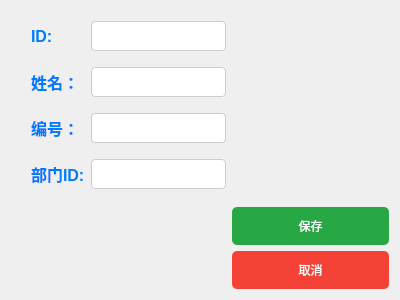
<?xml version="1.0" encoding="UTF-8"?>
<ui version="4.0">
 <class>DoctorEditView</class>
 <widget class="QWidget" name="DoctorEditView">
  <property name="geometry">
   <rect>
    <x>0</x>
    <y>0</y>
    <width>400</width>
    <height>300</height>
   </rect>
  </property>
  <property name="windowTitle">
   <string>Form</string>
  </property>
  <layout class="QGridLayout" name="gridLayout_4">
   <item row="0" column="0">
    <layout class="QGridLayout" name="gridLayout_3">
     <item row="0" column="0">
      <spacer name="verticalSpacer">
       <property name="styleSheet">
        <string notr="true">/* 整体窗口背景颜色 */
QWidget#DoctorEditView {
    background-color: #ffffff; /* 白色背景 */
    font-family: &quot;Microsoft YaHei UI&quot;, sans-serif; /* 使用微软雅黑字体 */
    font-size: 12pt;
    border-radius: 5px; /* 圆角 */
    padding: 20px; /* 内边距 */
}

/* 标签样式 */
QLabel {
    font-size: 12pt;
    font-weight: bold;
    color: #007BFF; /* 蓝色字体 */
}

/* 输入框样式 */
QLineEdit {
    border: 1px solid #ccc; /* 边框颜色 */
    border-radius: 4px; /* 圆角 */
    padding: 5px;
    background-color: white;
    font-size: 14px;
}

/* 聚焦时 QLineEdit 样式 */
QLineEdit:focus {
    border-color: #007BFF; /* 聚焦时的边框颜色 */
    box-shadow: 0 0 5px rgba(0, 123, 255, 0.5); /* 聚焦时的阴影效果 */
}

/* 按钮样式 */
QPushButton {
    background-color: #007BFF; /* 蓝色背景 */
    color: white;
    border: none;
    border-radius: 5px; /* 圆角 */
    padding: 10px 20px; /* 按钮内边距 */
    font-size: 12px;
    cursor: pointer; /* 鼠标悬停时变成手型 */
}

/* 按钮悬停时的样式 */
QPushButton:hover {
    background-color: #0056b3; /* 悬停时的背景颜色 */
}

/* 保存按钮的特定样式 */
QPushButton#pushButton {
    background-color: #28a745; /* 绿色背景 */
}

QPushButton#pushButton:hover {
    background-color: #218838; /* 悬停时的绿色背景 */
}

/* 取消按钮的特定样式 */
QPushButton#pushButton_2 {
    background-color: #f44336; /* 红色背景 */
}

QPushButton#pushButton_2:hover {
    background-color: #d32f2f; /* 悬停时的红色背景 */
}

/* 布局间距 */
QGridLayout {
    margin: 20px;
    spacing: 10px; /* 控件之间的间距 */
}

/* 输入框和标签之间的间距 */
QGridLayout QLabel, QGridLayout QLineEdit {
    margin-bottom: 10px;
}

/* 添加间隔的样式 */
QSpacerItem {
    background-color: transparent;
}
</string>
       </property>
       <property name="orientation">
        <enum>Qt::Orientation::Vertical</enum>
       </property>
       <property name="sizeHint" stdset="0">
        <size>
         <width>20</width>
         <height>178</height>
        </size>
       </property>
      </spacer>
     </item>
     <item row="1" column="0">
      <layout class="QGridLayout" name="gridLayout_2"/>
     </item>
    </layout>
   </item>
   <item row="1" column="2">
    <widget class="QPushButton" name="pushButton">
     <property name="styleSheet">
      <string notr="true">/* 整体窗口背景颜色 */
QWidget#DoctorEditView {
    background-color: #ffffff; /* 白色背景 */
    font-family: &quot;Microsoft YaHei UI&quot;, sans-serif; /* 使用微软雅黑字体 */
    font-size: 12pt;
    border-radius: 5px; /* 圆角 */
    padding: 20px; /* 内边距 */
}

/* 标签样式 */
QLabel {
    font-size: 12pt;
    font-weight: bold;
    color: #007BFF; /* 蓝色字体 */
}

/* 输入框样式 */
QLineEdit {
    border: 1px solid #ccc; /* 边框颜色 */
    border-radius: 4px; /* 圆角 */
    padding: 5px;
    background-color: white;
    font-size: 14px;
}

/* 聚焦时 QLineEdit 样式 */
QLineEdit:focus {
    border-color: #007BFF; /* 聚焦时的边框颜色 */
    box-shadow: 0 0 5px rgba(0, 123, 255, 0.5); /* 聚焦时的阴影效果 */
}

/* 按钮样式 */
QPushButton {
    background-color: #007BFF; /* 蓝色背景 */
    color: white;
    border: none;
    border-radius: 5px; /* 圆角 */
    padding: 10px 20px; /* 按钮内边距 */
    font-size: 12px;
    cursor: pointer; /* 鼠标悬停时变成手型 */
}

/* 按钮悬停时的样式 */
QPushButton:hover {
    background-color: #0056b3; /* 悬停时的背景颜色 */
}

/* 保存按钮的特定样式 */
QPushButton#pushButton {
    background-color: #28a745; /* 绿色背景 */
}

QPushButton#pushButton:hover {
    background-color: #218838; /* 悬停时的绿色背景 */
}

/* 取消按钮的特定样式 */
QPushButton#pushButton_2 {
    background-color: #f44336; /* 红色背景 */
}

QPushButton#pushButton_2:hover {
    background-color: #d32f2f; /* 悬停时的红色背景 */
}

/* 布局间距 */
QGridLayout {
    margin: 20px;
    spacing: 10px; /* 控件之间的间距 */
}

/* 输入框和标签之间的间距 */
QGridLayout QLabel, QGridLayout QLineEdit {
    margin-bottom: 10px;
}

/* 添加间隔的样式 */
QSpacerItem {
    background-color: transparent;
}
</string>
     </property>
     <property name="text">
      <string>保存</string>
     </property>
    </widget>
   </item>
   <item row="2" column="2">
    <widget class="QPushButton" name="pushButton_2">
     <property name="styleSheet">
      <string notr="true">/* 整体窗口背景颜色 */
QWidget#DoctorEditView {
    background-color: #ffffff; /* 白色背景 */
    font-family: &quot;Microsoft YaHei UI&quot;, sans-serif; /* 使用微软雅黑字体 */
    font-size: 12pt;
    border-radius: 5px; /* 圆角 */
    padding: 20px; /* 内边距 */
}

/* 标签样式 */
QLabel {
    font-size: 12pt;
    font-weight: bold;
    color: #007BFF; /* 蓝色字体 */
}

/* 输入框样式 */
QLineEdit {
    border: 1px solid #ccc; /* 边框颜色 */
    border-radius: 4px; /* 圆角 */
    padding: 5px;
    background-color: white;
    font-size: 14px;
}

/* 聚焦时 QLineEdit 样式 */
QLineEdit:focus {
    border-color: #007BFF; /* 聚焦时的边框颜色 */
    box-shadow: 0 0 5px rgba(0, 123, 255, 0.5); /* 聚焦时的阴影效果 */
}

/* 按钮样式 */
QPushButton {
    background-color: #007BFF; /* 蓝色背景 */
    color: white;
    border: none;
    border-radius: 5px; /* 圆角 */
    padding: 10px 20px; /* 按钮内边距 */
    font-size: 12px;
    cursor: pointer; /* 鼠标悬停时变成手型 */
}

/* 按钮悬停时的样式 */
QPushButton:hover {
    background-color: #0056b3; /* 悬停时的背景颜色 */
}

/* 保存按钮的特定样式 */
QPushButton#pushButton {
    background-color: #28a745; /* 绿色背景 */
}

QPushButton#pushButton:hover {
    background-color: #218838; /* 悬停时的绿色背景 */
}

/* 取消按钮的特定样式 */
QPushButton#pushButton_2 {
    background-color: #f44336; /* 红色背景 */
}

QPushButton#pushButton_2:hover {
    background-color: #d32f2f; /* 悬停时的红色背景 */
}

/* 布局间距 */
QGridLayout {
    margin: 20px;
    spacing: 10px; /* 控件之间的间距 */
}

/* 输入框和标签之间的间距 */
QGridLayout QLabel, QGridLayout QLineEdit {
    margin-bottom: 10px;
}

/* 添加间隔的样式 */
QSpacerItem {
    background-color: transparent;
}
</string>
     </property>
     <property name="text">
      <string>取消</string>
     </property>
    </widget>
   </item>
   <item row="0" column="2">
    <spacer name="horizontalSpacer_2">
     <property name="styleSheet">
      <string notr="true">/* 整体窗口背景颜色 */
QWidget#DoctorEditView {
    background-color: #ffffff; /* 白色背景 */
    font-family: &quot;Microsoft YaHei UI&quot;, sans-serif; /* 使用微软雅黑字体 */
    font-size: 12pt;
    border-radius: 5px; /* 圆角 */
    padding: 20px; /* 内边距 */
}

/* 标签样式 */
QLabel {
    font-size: 12pt;
    font-weight: bold;
    color: #007BFF; /* 蓝色字体 */
}

/* 输入框样式 */
QLineEdit {
    border: 1px solid #ccc; /* 边框颜色 */
    border-radius: 4px; /* 圆角 */
    padding: 5px;
    background-color: white;
    font-size: 14px;
}

/* 聚焦时 QLineEdit 样式 */
QLineEdit:focus {
    border-color: #007BFF; /* 聚焦时的边框颜色 */
    box-shadow: 0 0 5px rgba(0, 123, 255, 0.5); /* 聚焦时的阴影效果 */
}

/* 按钮样式 */
QPushButton {
    background-color: #007BFF; /* 蓝色背景 */
    color: white;
    border: none;
    border-radius: 5px; /* 圆角 */
    padding: 10px 20px; /* 按钮内边距 */
    font-size: 12px;
    cursor: pointer; /* 鼠标悬停时变成手型 */
}

/* 按钮悬停时的样式 */
QPushButton:hover {
    background-color: #0056b3; /* 悬停时的背景颜色 */
}

/* 保存按钮的特定样式 */
QPushButton#pushButton {
    background-color: #28a745; /* 绿色背景 */
}

QPushButton#pushButton:hover {
    background-color: #218838; /* 悬停时的绿色背景 */
}

/* 取消按钮的特定样式 */
QPushButton#pushButton_2 {
    background-color: #f44336; /* 红色背景 */
}

QPushButton#pushButton_2:hover {
    background-color: #d32f2f; /* 悬停时的红色背景 */
}

/* 布局间距 */
QGridLayout {
    margin: 20px;
    spacing: 10px; /* 控件之间的间距 */
}

/* 输入框和标签之间的间距 */
QGridLayout QLabel, QGridLayout QLineEdit {
    margin-bottom: 10px;
}

/* 添加间隔的样式 */
QSpacerItem {
    background-color: transparent;
}
</string>
     </property>
     <property name="orientation">
      <enum>Qt::Orientation::Horizontal</enum>
     </property>
     <property name="sizeHint" stdset="0">
      <size>
       <width>156</width>
       <height>20</height>
      </size>
     </property>
    </spacer>
   </item>
   <item row="0" column="1">
    <layout class="QGridLayout" name="gridLayout">
     <item row="0" column="0">
      <widget class="QLabel" name="label">
       <property name="styleSheet">
        <string notr="true">/* 整体窗口背景颜色 */
QWidget#DoctorEditView {
    background-color: #ffffff; /* 白色背景 */
    font-family: &quot;Microsoft YaHei UI&quot;, sans-serif; /* 使用微软雅黑字体 */
    font-size: 12pt;
    border-radius: 5px; /* 圆角 */
    padding: 20px; /* 内边距 */
}

/* 标签样式 */
QLabel {
    font-size: 12pt;
    font-weight: bold;
    color: #007BFF; /* 蓝色字体 */
}

/* 输入框样式 */
QLineEdit {
    border: 1px solid #ccc; /* 边框颜色 */
    border-radius: 4px; /* 圆角 */
    padding: 5px;
    background-color: white;
    font-size: 14px;
}

/* 聚焦时 QLineEdit 样式 */
QLineEdit:focus {
    border-color: #007BFF; /* 聚焦时的边框颜色 */
    box-shadow: 0 0 5px rgba(0, 123, 255, 0.5); /* 聚焦时的阴影效果 */
}

/* 按钮样式 */
QPushButton {
    background-color: #007BFF; /* 蓝色背景 */
    color: white;
    border: none;
    border-radius: 5px; /* 圆角 */
    padding: 10px 20px; /* 按钮内边距 */
    font-size: 12px;
    cursor: pointer; /* 鼠标悬停时变成手型 */
}

/* 按钮悬停时的样式 */
QPushButton:hover {
    background-color: #0056b3; /* 悬停时的背景颜色 */
}

/* 保存按钮的特定样式 */
QPushButton#pushButton {
    background-color: #28a745; /* 绿色背景 */
}

QPushButton#pushButton:hover {
    background-color: #218838; /* 悬停时的绿色背景 */
}

/* 取消按钮的特定样式 */
QPushButton#pushButton_2 {
    background-color: #f44336; /* 红色背景 */
}

QPushButton#pushButton_2:hover {
    background-color: #d32f2f; /* 悬停时的红色背景 */
}

/* 布局间距 */
QGridLayout {
    margin: 20px;
    spacing: 10px; /* 控件之间的间距 */
}

/* 输入框和标签之间的间距 */
QGridLayout QLabel, QGridLayout QLineEdit {
    margin-bottom: 10px;
}

/* 添加间隔的样式 */
QSpacerItem {
    background-color: transparent;
}
</string>
       </property>
       <property name="text">
        <string>ID:</string>
       </property>
      </widget>
     </item>
     <item row="0" column="1">
      <widget class="QLineEdit" name="dbEditID">
       <property name="styleSheet">
        <string notr="true">/* 整体窗口背景颜色 */
QWidget#DoctorEditView {
    background-color: #ffffff; /* 白色背景 */
    font-family: &quot;Microsoft YaHei UI&quot;, sans-serif; /* 使用微软雅黑字体 */
    font-size: 12pt;
    border-radius: 5px; /* 圆角 */
    padding: 20px; /* 内边距 */
}

/* 标签样式 */
QLabel {
    font-size: 12pt;
    font-weight: bold;
    color: #007BFF; /* 蓝色字体 */
}

/* 输入框样式 */
QLineEdit {
    border: 1px solid #ccc; /* 边框颜色 */
    border-radius: 4px; /* 圆角 */
    padding: 5px;
    background-color: white;
    font-size: 14px;
}

/* 聚焦时 QLineEdit 样式 */
QLineEdit:focus {
    border-color: #007BFF; /* 聚焦时的边框颜色 */
    box-shadow: 0 0 5px rgba(0, 123, 255, 0.5); /* 聚焦时的阴影效果 */
}

/* 按钮样式 */
QPushButton {
    background-color: #007BFF; /* 蓝色背景 */
    color: white;
    border: none;
    border-radius: 5px; /* 圆角 */
    padding: 10px 20px; /* 按钮内边距 */
    font-size: 12px;
    cursor: pointer; /* 鼠标悬停时变成手型 */
}

/* 按钮悬停时的样式 */
QPushButton:hover {
    background-color: #0056b3; /* 悬停时的背景颜色 */
}

/* 保存按钮的特定样式 */
QPushButton#pushButton {
    background-color: #28a745; /* 绿色背景 */
}

QPushButton#pushButton:hover {
    background-color: #218838; /* 悬停时的绿色背景 */
}

/* 取消按钮的特定样式 */
QPushButton#pushButton_2 {
    background-color: #f44336; /* 红色背景 */
}

QPushButton#pushButton_2:hover {
    background-color: #d32f2f; /* 悬停时的红色背景 */
}

/* 布局间距 */
QGridLayout {
    margin: 20px;
    spacing: 10px; /* 控件之间的间距 */
}

/* 输入框和标签之间的间距 */
QGridLayout QLabel, QGridLayout QLineEdit {
    margin-bottom: 10px;
}

/* 添加间隔的样式 */
QSpacerItem {
    background-color: transparent;
}
</string>
       </property>
      </widget>
     </item>
     <item row="2" column="1">
      <widget class="QLineEdit" name="dbEditEmployeeNo">
       <property name="styleSheet">
        <string notr="true">/* 整体窗口背景颜色 */
QWidget#DoctorEditView {
    background-color: #ffffff; /* 白色背景 */
    font-family: &quot;Microsoft YaHei UI&quot;, sans-serif; /* 使用微软雅黑字体 */
    font-size: 12pt;
    border-radius: 5px; /* 圆角 */
    padding: 20px; /* 内边距 */
}

/* 标签样式 */
QLabel {
    font-size: 12pt;
    font-weight: bold;
    color: #007BFF; /* 蓝色字体 */
}

/* 输入框样式 */
QLineEdit {
    border: 1px solid #ccc; /* 边框颜色 */
    border-radius: 4px; /* 圆角 */
    padding: 5px;
    background-color: white;
    font-size: 14px;
}

/* 聚焦时 QLineEdit 样式 */
QLineEdit:focus {
    border-color: #007BFF; /* 聚焦时的边框颜色 */
    box-shadow: 0 0 5px rgba(0, 123, 255, 0.5); /* 聚焦时的阴影效果 */
}

/* 按钮样式 */
QPushButton {
    background-color: #007BFF; /* 蓝色背景 */
    color: white;
    border: none;
    border-radius: 5px; /* 圆角 */
    padding: 10px 20px; /* 按钮内边距 */
    font-size: 12px;
    cursor: pointer; /* 鼠标悬停时变成手型 */
}

/* 按钮悬停时的样式 */
QPushButton:hover {
    background-color: #0056b3; /* 悬停时的背景颜色 */
}

/* 保存按钮的特定样式 */
QPushButton#pushButton {
    background-color: #28a745; /* 绿色背景 */
}

QPushButton#pushButton:hover {
    background-color: #218838; /* 悬停时的绿色背景 */
}

/* 取消按钮的特定样式 */
QPushButton#pushButton_2 {
    background-color: #f44336; /* 红色背景 */
}

QPushButton#pushButton_2:hover {
    background-color: #d32f2f; /* 悬停时的红色背景 */
}

/* 布局间距 */
QGridLayout {
    margin: 20px;
    spacing: 10px; /* 控件之间的间距 */
}

/* 输入框和标签之间的间距 */
QGridLayout QLabel, QGridLayout QLineEdit {
    margin-bottom: 10px;
}

/* 添加间隔的样式 */
QSpacerItem {
    background-color: transparent;
}
</string>
       </property>
      </widget>
     </item>
     <item row="2" column="0">
      <widget class="QLabel" name="label_3">
       <property name="styleSheet">
        <string notr="true">/* 整体窗口背景颜色 */
QWidget#DoctorEditView {
    background-color: #ffffff; /* 白色背景 */
    font-family: &quot;Microsoft YaHei UI&quot;, sans-serif; /* 使用微软雅黑字体 */
    font-size: 12pt;
    border-radius: 5px; /* 圆角 */
    padding: 20px; /* 内边距 */
}

/* 标签样式 */
QLabel {
    font-size: 12pt;
    font-weight: bold;
    color: #007BFF; /* 蓝色字体 */
}

/* 输入框样式 */
QLineEdit {
    border: 1px solid #ccc; /* 边框颜色 */
    border-radius: 4px; /* 圆角 */
    padding: 5px;
    background-color: white;
    font-size: 14px;
}

/* 聚焦时 QLineEdit 样式 */
QLineEdit:focus {
    border-color: #007BFF; /* 聚焦时的边框颜色 */
    box-shadow: 0 0 5px rgba(0, 123, 255, 0.5); /* 聚焦时的阴影效果 */
}

/* 按钮样式 */
QPushButton {
    background-color: #007BFF; /* 蓝色背景 */
    color: white;
    border: none;
    border-radius: 5px; /* 圆角 */
    padding: 10px 20px; /* 按钮内边距 */
    font-size: 12px;
    cursor: pointer; /* 鼠标悬停时变成手型 */
}

/* 按钮悬停时的样式 */
QPushButton:hover {
    background-color: #0056b3; /* 悬停时的背景颜色 */
}

/* 保存按钮的特定样式 */
QPushButton#pushButton {
    background-color: #28a745; /* 绿色背景 */
}

QPushButton#pushButton:hover {
    background-color: #218838; /* 悬停时的绿色背景 */
}

/* 取消按钮的特定样式 */
QPushButton#pushButton_2 {
    background-color: #f44336; /* 红色背景 */
}

QPushButton#pushButton_2:hover {
    background-color: #d32f2f; /* 悬停时的红色背景 */
}

/* 布局间距 */
QGridLayout {
    margin: 20px;
    spacing: 10px; /* 控件之间的间距 */
}

/* 输入框和标签之间的间距 */
QGridLayout QLabel, QGridLayout QLineEdit {
    margin-bottom: 10px;
}

/* 添加间隔的样式 */
QSpacerItem {
    background-color: transparent;
}
</string>
       </property>
       <property name="text">
        <string>编号：</string>
       </property>
      </widget>
     </item>
     <item row="3" column="0">
      <widget class="QLabel" name="label_4">
       <property name="styleSheet">
        <string notr="true">/* 整体窗口背景颜色 */
QWidget#DoctorEditView {
    background-color: #ffffff; /* 白色背景 */
    font-family: &quot;Microsoft YaHei UI&quot;, sans-serif; /* 使用微软雅黑字体 */
    font-size: 12pt;
    border-radius: 5px; /* 圆角 */
    padding: 20px; /* 内边距 */
}

/* 标签样式 */
QLabel {
    font-size: 12pt;
    font-weight: bold;
    color: #007BFF; /* 蓝色字体 */
}

/* 输入框样式 */
QLineEdit {
    border: 1px solid #ccc; /* 边框颜色 */
    border-radius: 4px; /* 圆角 */
    padding: 5px;
    background-color: white;
    font-size: 14px;
}

/* 聚焦时 QLineEdit 样式 */
QLineEdit:focus {
    border-color: #007BFF; /* 聚焦时的边框颜色 */
    box-shadow: 0 0 5px rgba(0, 123, 255, 0.5); /* 聚焦时的阴影效果 */
}

/* 按钮样式 */
QPushButton {
    background-color: #007BFF; /* 蓝色背景 */
    color: white;
    border: none;
    border-radius: 5px; /* 圆角 */
    padding: 10px 20px; /* 按钮内边距 */
    font-size: 12px;
    cursor: pointer; /* 鼠标悬停时变成手型 */
}

/* 按钮悬停时的样式 */
QPushButton:hover {
    background-color: #0056b3; /* 悬停时的背景颜色 */
}

/* 保存按钮的特定样式 */
QPushButton#pushButton {
    background-color: #28a745; /* 绿色背景 */
}

QPushButton#pushButton:hover {
    background-color: #218838; /* 悬停时的绿色背景 */
}

/* 取消按钮的特定样式 */
QPushButton#pushButton_2 {
    background-color: #f44336; /* 红色背景 */
}

QPushButton#pushButton_2:hover {
    background-color: #d32f2f; /* 悬停时的红色背景 */
}

/* 布局间距 */
QGridLayout {
    margin: 20px;
    spacing: 10px; /* 控件之间的间距 */
}

/* 输入框和标签之间的间距 */
QGridLayout QLabel, QGridLayout QLineEdit {
    margin-bottom: 10px;
}

/* 添加间隔的样式 */
QSpacerItem {
    background-color: transparent;
}
</string>
       </property>
       <property name="text">
        <string>部门ID:</string>
       </property>
      </widget>
     </item>
     <item row="3" column="1">
      <widget class="QLineEdit" name="dbEditDepartmentID">
       <property name="styleSheet">
        <string notr="true">/* 整体窗口背景颜色 */
QWidget#DoctorEditView {
    background-color: #ffffff; /* 白色背景 */
    font-family: &quot;Microsoft YaHei UI&quot;, sans-serif; /* 使用微软雅黑字体 */
    font-size: 12pt;
    border-radius: 5px; /* 圆角 */
    padding: 20px; /* 内边距 */
}

/* 标签样式 */
QLabel {
    font-size: 12pt;
    font-weight: bold;
    color: #007BFF; /* 蓝色字体 */
}

/* 输入框样式 */
QLineEdit {
    border: 1px solid #ccc; /* 边框颜色 */
    border-radius: 4px; /* 圆角 */
    padding: 5px;
    background-color: white;
    font-size: 14px;
}

/* 聚焦时 QLineEdit 样式 */
QLineEdit:focus {
    border-color: #007BFF; /* 聚焦时的边框颜色 */
    box-shadow: 0 0 5px rgba(0, 123, 255, 0.5); /* 聚焦时的阴影效果 */
}

/* 按钮样式 */
QPushButton {
    background-color: #007BFF; /* 蓝色背景 */
    color: white;
    border: none;
    border-radius: 5px; /* 圆角 */
    padding: 10px 20px; /* 按钮内边距 */
    font-size: 12px;
    cursor: pointer; /* 鼠标悬停时变成手型 */
}

/* 按钮悬停时的样式 */
QPushButton:hover {
    background-color: #0056b3; /* 悬停时的背景颜色 */
}

/* 保存按钮的特定样式 */
QPushButton#pushButton {
    background-color: #28a745; /* 绿色背景 */
}

QPushButton#pushButton:hover {
    background-color: #218838; /* 悬停时的绿色背景 */
}

/* 取消按钮的特定样式 */
QPushButton#pushButton_2 {
    background-color: #f44336; /* 红色背景 */
}

QPushButton#pushButton_2:hover {
    background-color: #d32f2f; /* 悬停时的红色背景 */
}

/* 布局间距 */
QGridLayout {
    margin: 20px;
    spacing: 10px; /* 控件之间的间距 */
}

/* 输入框和标签之间的间距 */
QGridLayout QLabel, QGridLayout QLineEdit {
    margin-bottom: 10px;
}

/* 添加间隔的样式 */
QSpacerItem {
    background-color: transparent;
}
</string>
       </property>
      </widget>
     </item>
     <item row="1" column="0">
      <widget class="QLabel" name="label_2">
       <property name="styleSheet">
        <string notr="true">/* 整体窗口背景颜色 */
QWidget#DoctorEditView {
    background-color: #ffffff; /* 白色背景 */
    font-family: &quot;Microsoft YaHei UI&quot;, sans-serif; /* 使用微软雅黑字体 */
    font-size: 12pt;
    border-radius: 5px; /* 圆角 */
    padding: 20px; /* 内边距 */
}

/* 标签样式 */
QLabel {
    font-size: 12pt;
    font-weight: bold;
    color: #007BFF; /* 蓝色字体 */
}

/* 输入框样式 */
QLineEdit {
    border: 1px solid #ccc; /* 边框颜色 */
    border-radius: 4px; /* 圆角 */
    padding: 5px;
    background-color: white;
    font-size: 14px;
}

/* 聚焦时 QLineEdit 样式 */
QLineEdit:focus {
    border-color: #007BFF; /* 聚焦时的边框颜色 */
    box-shadow: 0 0 5px rgba(0, 123, 255, 0.5); /* 聚焦时的阴影效果 */
}

/* 按钮样式 */
QPushButton {
    background-color: #007BFF; /* 蓝色背景 */
    color: white;
    border: none;
    border-radius: 5px; /* 圆角 */
    padding: 10px 20px; /* 按钮内边距 */
    font-size: 12px;
    cursor: pointer; /* 鼠标悬停时变成手型 */
}

/* 按钮悬停时的样式 */
QPushButton:hover {
    background-color: #0056b3; /* 悬停时的背景颜色 */
}

/* 保存按钮的特定样式 */
QPushButton#pushButton {
    background-color: #28a745; /* 绿色背景 */
}

QPushButton#pushButton:hover {
    background-color: #218838; /* 悬停时的绿色背景 */
}

/* 取消按钮的特定样式 */
QPushButton#pushButton_2 {
    background-color: #f44336; /* 红色背景 */
}

QPushButton#pushButton_2:hover {
    background-color: #d32f2f; /* 悬停时的红色背景 */
}

/* 布局间距 */
QGridLayout {
    margin: 20px;
    spacing: 10px; /* 控件之间的间距 */
}

/* 输入框和标签之间的间距 */
QGridLayout QLabel, QGridLayout QLineEdit {
    margin-bottom: 10px;
}

/* 添加间隔的样式 */
QSpacerItem {
    background-color: transparent;
}
</string>
       </property>
       <property name="text">
        <string>姓名：</string>
       </property>
      </widget>
     </item>
     <item row="1" column="1">
      <widget class="QLineEdit" name="dbEditName">
       <property name="styleSheet">
        <string notr="true">/* 整体窗口背景颜色 */
QWidget#DoctorEditView {
    background-color: #ffffff; /* 白色背景 */
    font-family: &quot;Microsoft YaHei UI&quot;, sans-serif; /* 使用微软雅黑字体 */
    font-size: 12pt;
    border-radius: 5px; /* 圆角 */
    padding: 20px; /* 内边距 */
}

/* 标签样式 */
QLabel {
    font-size: 12pt;
    font-weight: bold;
    color: #007BFF; /* 蓝色字体 */
}

/* 输入框样式 */
QLineEdit {
    border: 1px solid #ccc; /* 边框颜色 */
    border-radius: 4px; /* 圆角 */
    padding: 5px;
    background-color: white;
    font-size: 14px;
}

/* 聚焦时 QLineEdit 样式 */
QLineEdit:focus {
    border-color: #007BFF; /* 聚焦时的边框颜色 */
    box-shadow: 0 0 5px rgba(0, 123, 255, 0.5); /* 聚焦时的阴影效果 */
}

/* 按钮样式 */
QPushButton {
    background-color: #007BFF; /* 蓝色背景 */
    color: white;
    border: none;
    border-radius: 5px; /* 圆角 */
    padding: 10px 20px; /* 按钮内边距 */
    font-size: 12px;
    cursor: pointer; /* 鼠标悬停时变成手型 */
}

/* 按钮悬停时的样式 */
QPushButton:hover {
    background-color: #0056b3; /* 悬停时的背景颜色 */
}

/* 保存按钮的特定样式 */
QPushButton#pushButton {
    background-color: #28a745; /* 绿色背景 */
}

QPushButton#pushButton:hover {
    background-color: #218838; /* 悬停时的绿色背景 */
}

/* 取消按钮的特定样式 */
QPushButton#pushButton_2 {
    background-color: #f44336; /* 红色背景 */
}

QPushButton#pushButton_2:hover {
    background-color: #d32f2f; /* 悬停时的红色背景 */
}

/* 布局间距 */
QGridLayout {
    margin: 20px;
    spacing: 10px; /* 控件之间的间距 */
}

/* 输入框和标签之间的间距 */
QGridLayout QLabel, QGridLayout QLineEdit {
    margin-bottom: 10px;
}

/* 添加间隔的样式 */
QSpacerItem {
    background-color: transparent;
}
</string>
       </property>
      </widget>
     </item>
    </layout>
   </item>
  </layout>
 </widget>
 <resources/>
 <connections/>
</ui>
